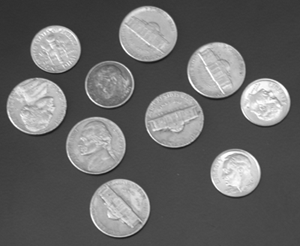
#> input picture coins.png, 300 x 246 px, found by its file name
$ python '10.Seuillage adaptatif.py'
#> lines starting #> are read from the running program, lines starting #| are printed output that depends on the picture; after the words box and inside, x2 and y2 are one past the last pixel; in counts of white or black regions, pixels touching at a corner belong together
import cv2
import matplotlib.pyplot as plt


image = cv2.imread('..\coins.png', cv2.IMREAD_GRAYSCALE)
#> image is the input picture: shape (246, 300); min 23, max 255, mean 103

mean_thresholded = cv2.adaptiveThreshold(image, 255, cv2.ADAPTIVE_THRESH_MEAN_C, cv2.THRESH_BINARY, 11, 2)
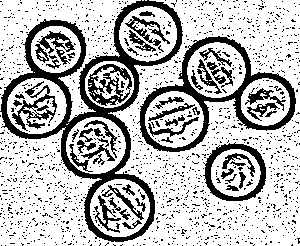
#> mean_thresholded: shape (246, 300); 72.2% white; 1535 black regions (1486 under 20 px), largest, box (x1, y1, x2, y2) and area: (0, 0, 183, 242) 6528, (137, 36, 296, 152) 3118, (203, 142, 266, 201) 1018

gaussian_thresholded = cv2.adaptiveThreshold(image, 255, cv2.ADAPTIVE_THRESH_GAUSSIAN_C, cv2.THRESH_BINARY, 11, 2)
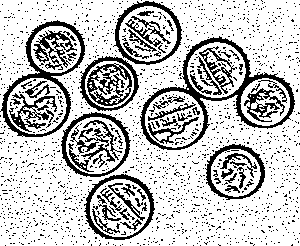
#> gaussian_thresholded: shape (246, 300); 76% white; 1720 black regions (1662 under 20 px), largest, box (x1, y1, x2, y2) and area: (140, 36, 295, 150) 2204, (0, 20, 85, 137) 1501, (87, 63, 132, 106) 850

plt.figure(figsize=(12, 6))

#  l'image originale
plt.subplot(1, 3, 1)
plt.imshow(image, cmap='gray')
plt.title('Image originale')
plt.axis('off')

#  méthode de moyenne
plt.subplot(1, 3, 2)
plt.imshow(mean_thresholded, cmap='gray')
plt.title('Seuillage Mean')
plt.axis('off')

# méthode gaussienne
plt.subplot(1, 3, 3)
plt.imshow(gaussian_thresholded, cmap='gray')
plt.title('Seuillage Gaussian')
plt.axis('off')

plt.show()
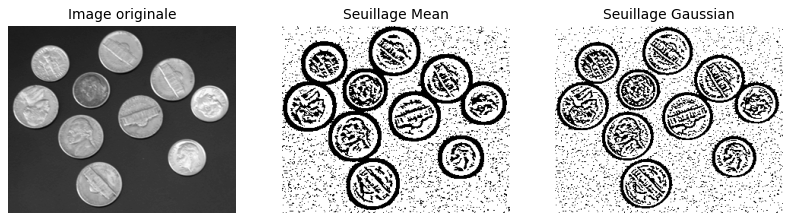
#> figure drawn by matplotlib, 3 panels

$ run again, with nature.png copied over coins.png
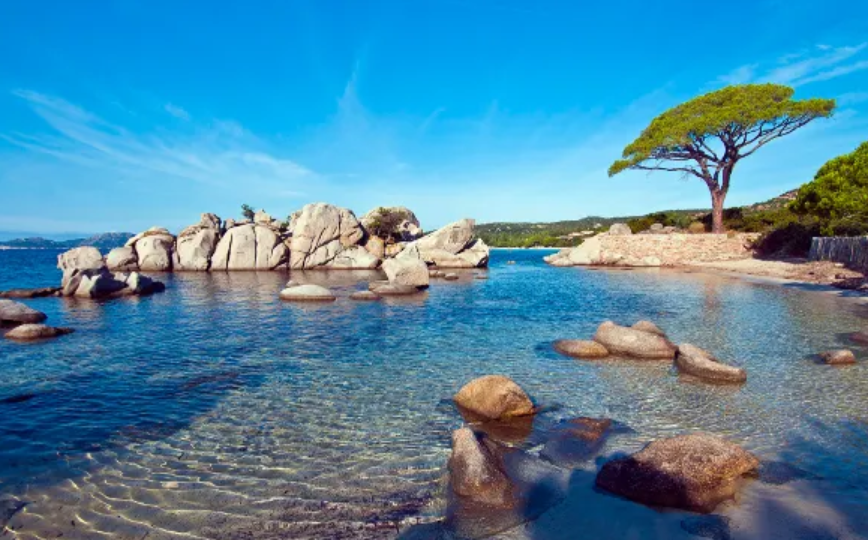
#> input picture nature.png, 868 x 542 px, found by its file name
#> `mean_thresholded = cv2.adaptiveThreshold(image, 255, cv2.ADAPTIVE_THRE..`:
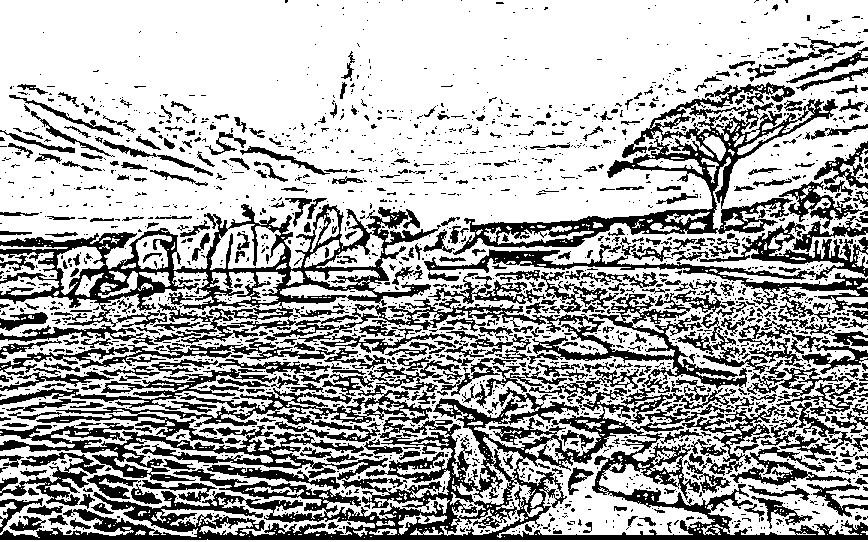
#> mean_thresholded: shape (542, 868); 67.8% white; 2062 black regions (1610 under 20 px), largest, box (x1, y1, x2, y2) and area: (0, 204, 868, 540) 64682, (453, 82, 838, 255) 10887, (424, 221, 868, 329) 6688
#> gaussian_thresholded: shape (542, 868); 71% white; black in thin lines or dots
#> `plt.show()`:
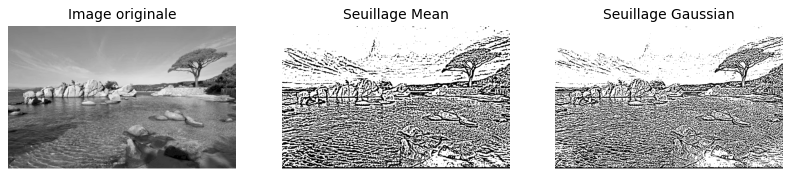
#> figure drawn by matplotlib, 3 panels

$ run again, with rice.png copied over coins.png
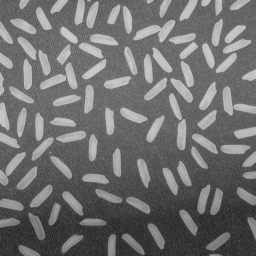
#> input picture rice.png, 256 x 256 px, found by its file name
#> image is the input picture: shape (256, 256); min 40, max 204, mean 111.2
#> `mean_thresholded = cv2.adaptiveThreshold(image, 255, cv2.ADAPTIVE_THRE..`:
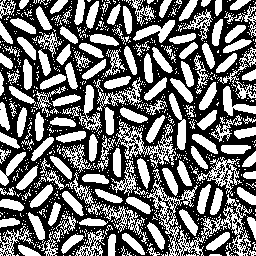
#> mean_thresholded: shape (256, 256); 44.2% white; 988 white regions (836 under 20 px), largest, box (x1, y1, x2, y2) and area: (147, 180, 256, 256) 1715, (115, 119, 174, 169) 754, (193, 157, 242, 196) 511
#> gaussian_thresholded: shape (256, 256); 51.2% white; black in thin lines or dots
#> `plt.show()`:
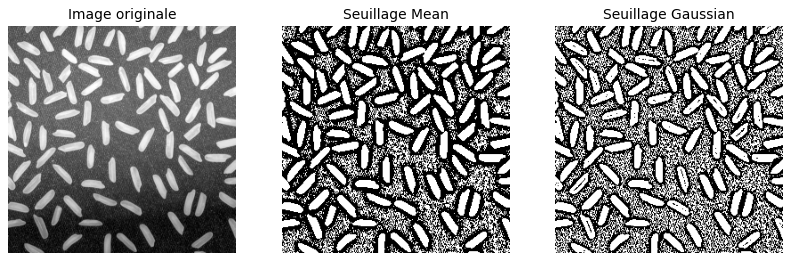
#> figure drawn by matplotlib, 3 panels
